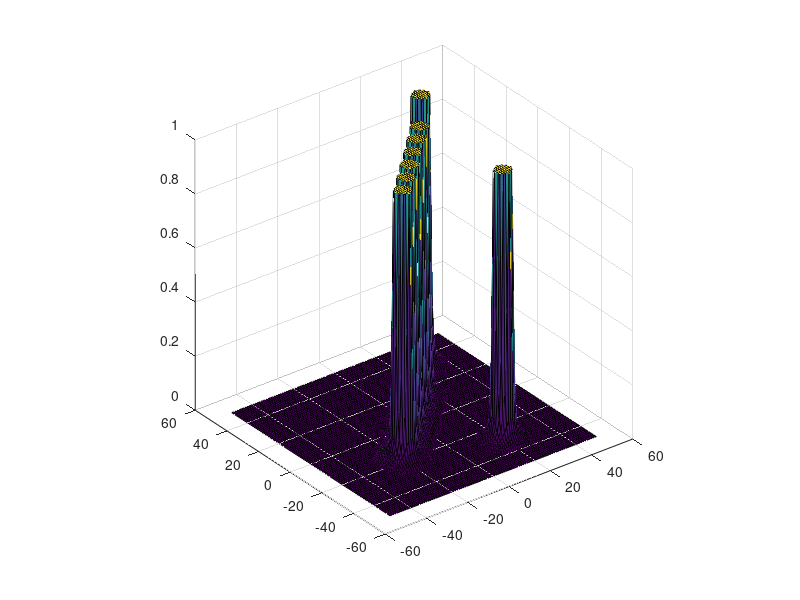

Recreate this plot in MATLAB.
function [] = circ_pot()
    grid = 50;
    % define a line of points with x spacing 7 along y = x+1
    % redefine this to test different lidar data!
    Z = zeros(grid*2+1,grid*2+1);
    x_pts = -20:7:20;
    y_pts = x_pts+1;
    % define extra x-y pairs like so
    x_pts = [x_pts 30 20];
    y_pts = [y_pts 35 -30];
    % calculate potentials
    for i = 1:size(x_pts, 2)
        Z = blit_pot(Z, size(Z), [x_pts(i)+grid+1,y_pts(i)+grid+1], 4, 10);
    end
    % plotting
    [x,y] = meshgrid(-grid:grid, -grid:grid);
    surf(x,y,Z);
    % comment this line 
    axis square;
    % uncomment to force top down view
    %view(2);
end

% Blit in ciclcular potentials around the coordiante center.
% Normalized/clamped to have 1 correspond to the maximum potential
% @param Z potential array
% @param z_size coordinate pair containing the size of each axis of z
% @param center coordinate pair of the center
% @param r_center radius of max potential around the center
% @param r_max maximum radius of the area of effect of this potential
function [Z] = blit_pot(Z, z_size, center, r_center, r_max)
    MAX_POT = 1;
    % matlab arrays start at 1 and indexed using (). VERY STUPID
    % this turns out to be actually pretty good for cache... except for all
    % the extra accesses
    for y = (center(2)-r_max):(center(2)+r_max)
       % bounds check
       if(y > z_size(2) || y < 0)
           continue;
       end
       for x = (center(1)-r_max):(center(1)+r_max)
           % bounds check
           if(x > z_size(1) || x < 0)
               continue;
           end
           % sqrt is expensive so we compare r^2 against the square of
           % the distance
           dist_2 = (x-center(1))^2 + (y-center(2))^2;
           if(dist_2 <= r_max^2)
               % if within radius of object, set to max potential val
               if(dist_2 <= r_center^2)
                   Z(y, x) = MAX_POT;
               else
                   % we only do the square root when we have to
                   % ceil function chosen to prevent div/0 error and to
                   % prevent the potential from being ever larger than 1
                   % we start at 1/2 so we can use 1 for the max pot
                   % +1 here so we clamp off the the potential at zero to 1
                   pot = 1/ceil(dist_2-r_center^2+1);
                   Z(y, x) = pot + Z(y, x);
                   % clamp value to max potential val
                   if(Z(y, x) > MAX_POT)
                       Z(y, x) = MAX_POT;
                   end
               end
           end
       end
    end
end